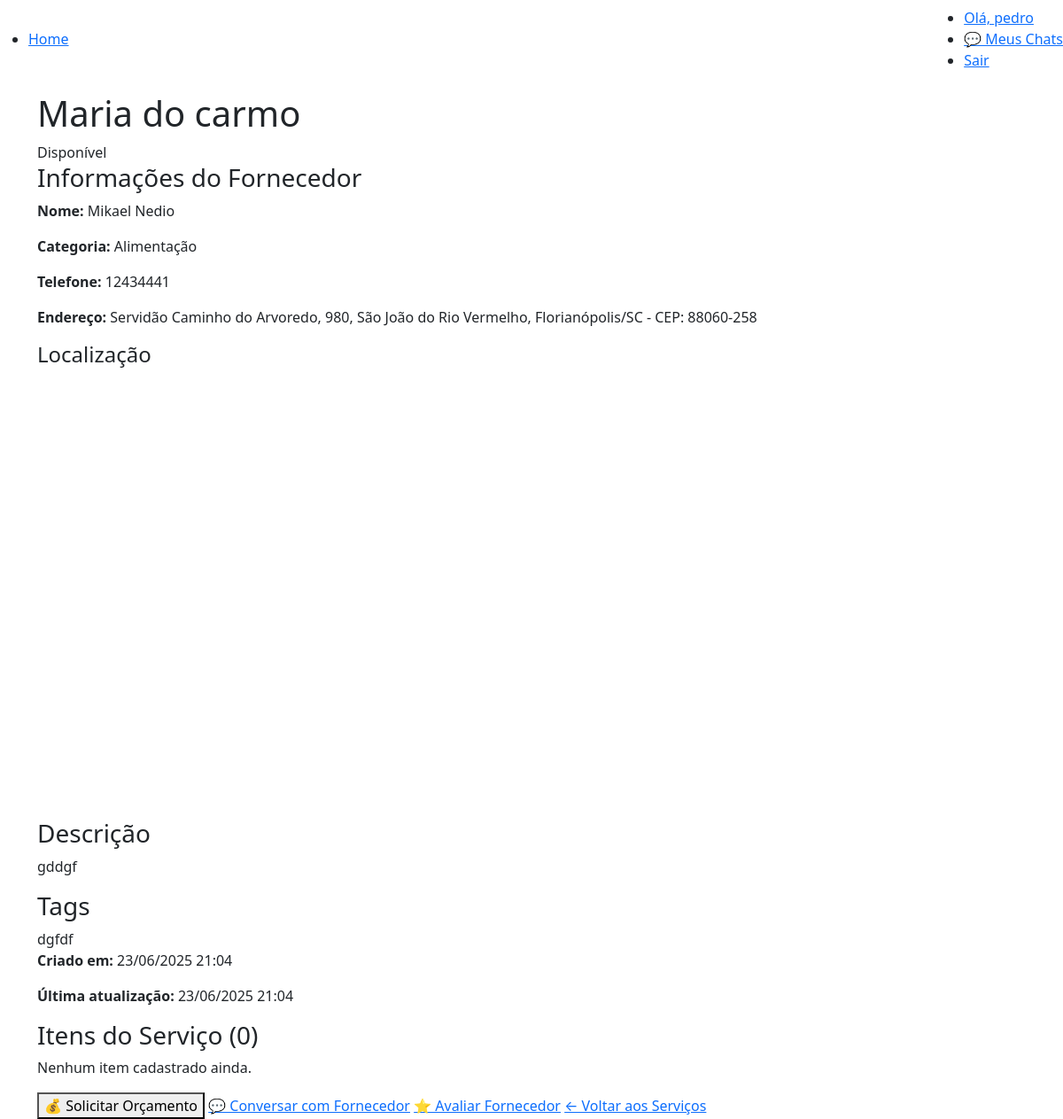
Screenshot of /servicos/visualizar/1/ (signed in) with the database file from the repository.
### servicos/models.py (models this page shows, shortened)
class Servico(models.Model):
    fornecedor = models.ForeignKey(Fornecedor, on_delete=models.CASCADE, related_name='servicos')
    nome = models.CharField(max_length=200)
    descricao = models.TextField()
    tags = models.JSONField(default=list, blank=True)
    ativo = models.BooleanField(default=True)
    data_criacao = models.DateTimeField(auto_now_add=True)
    data_atualizacao = models.DateTimeField(auto_now=True)
    class Meta:
        verbose_name = 'Serviço'
        verbose_name_plural = 'Serviços'
        ordering = ['-data_criacao']
    def get_tags_list(self):
        if isinstance(self.tags, str):
            try:
                return json.loads(self.tags)
            except:
                return []
        return self.tags or []
    @property
    def total_itens(self):
        return self.itens.count()

### usuarios/models.py (models this page shows, shortened)
class Fornecedor(models.Model):
    CATEGORIA_CHOICES = [
        ('alimentacao', 'Alimentação'),
        ('decoracao', 'Decoração'),
        ('logistica', 'Logística'),
        ('musica', 'Música e Entretenimento'),
        ('fotografia', 'Fotografia e Vídeo'),
        ('locacao', 'Locação de Equipamentos'),
        ('seguranca', 'Segurança'),
        ('outros', 'Outros'),
    ]
    user = models.OneToOneField(User, on_delete=models.CASCADE)
    cep = models.CharField(max_length=9, help_text="CEP no formato 00000-000", default='N/D')
    estado = models.CharField(max_length=2, default='N/D')
    cidade = models.CharField(max_length=100, default='N/D')
    bairro = models.CharField(max_length=100, default='N/D')
    logradouro = models.CharField(max_length=200, default='N/D')
    numero = models.CharField(max_length=10, default='N/D')
    complemento = models.CharField(max_length=100, blank=True, null=True)
    telefone = models.CharField(max_length=20, default='N/D')
    categoria = models.CharField(max_length=20, choices=CATEGORIA_CHOICES, default='outros')
    latitude = models.DecimalField(max_digits=9, decimal_places=6, null=True, blank=True)
    longitude = models.DecimalField(max_digits=9, decimal_places=6, null=True, blank=True)
    raio_cobertura = models.PositiveIntegerField(
        default=50,
        help_text="Raio de cobertura em quilômetros (0 = sem limite)"
    )
    def endereco_completo(self):
        endereco = f"{self.logradouro}"
        if self.numero and self.numero != 'N/D':
            endereco += f", {self.numero}"
        if self.complemento:
            endereco += f" - {self.complemento}"
        endereco += f", {self.bairro}, {self.cidade}/{self.estado} - CEP: {self.cep}"
        return endereco

### servicos/views.py (the view)
# urls.py: path('visualizar/<int:servico_id>/', views.visualizar_servico, name='visualizar_servico'),
@login_required
def visualizar_servico(request, servico_id):
    servico = get_object_or_404(Servico, id=servico_id)
    try:
        organizador = Organizador.objects.get(user=request.user)
    except Organizador.DoesNotExist:
        messages.error(request, 'Acesso restrito apenas para organizadores.')
        return redirect('index')
    if not servico.ativo:
        messages.error(request, 'Este serviço não está disponível.')
        return redirect('todos_servicos')
    from eventos.models import Evento
    eventos_organizador = Evento.objects.filter(idUsuario=organizador).order_by('-dataEvento')
    return render(request, 'pages/visualizar_servico.html', {
        'servico': servico,
        'organizador': organizador,
        'google_maps_api_key': settings.GOOGLE_MAPS_API_KEY,
        'eventos_organizador': eventos_organizador
    })

### servicos/templates/pages/visualizar_servico.html (shortened to what this page needs)
{% extends 'base.html' %}
{% block content %}
    <div class="container visualizar-servico-page">
        <div class="servico-header">
            <h1>{{ servico.nome }}</h1>
            <div class="servico-status">
                <span class="status ativo">Disponível</span>
            </div>
        </div>
        <div class="fornecedor-info">
            <h3>Informações do Fornecedor</h3>
            <div class="fornecedor-row">
            <div class="fornecedor-info-content">
                <p><strong>Nome:</strong> {{ servico.fornecedor.user.get_full_name|default:servico.fornecedor.user.username }}</p>
                <p><strong>Categoria:</strong> {{ servico.fornecedor.get_categoria_display }}</p>
                <p><strong>Telefone:</strong> {{ servico.fornecedor.telefone }}</p>
                <p><strong>Endereço:</strong> {{ servico.fornecedor.endereco_completo }}</p>
            </div>
            {% if servico.fornecedor.latitude and servico.fornecedor.longitude %}
            <div class="mapa-section">
                <h4>Localização</h4>
                <div id="map" style="width: 90%; height: 500px; border-radius: 8px; margin-top: 10px; margin-inline: auto;"></div>
            </div>
            {% endif %}
            </div>
        </div>
        <div class="servico-content">
            <div class="servico-info">
                <h3>Descrição</h3>
                <p>{{ servico.descricao }}</p>
            </div>
            {% if servico.tags %}
            <div class="servico-tags">
                <h3>Tags</h3>
                <div class="tags-list">
                    {% for tag in servico.get_tags_list %}
                        <span class="tag">{{ tag }}</span>
                    {% endfor %}
                </div>
            </div>
            {% endif %}
            <div class="servico-meta">
                <p><strong>Criado em:</strong> {{ servico.data_criacao|date:"d/m/Y H:i" }}</p>
                <p><strong>Última atualização:</strong> {{ servico.data_atualizacao|date:"d/m/Y H:i" }}</p>
            </div>
        </div>
        <div class="itens-section">
            <h3>Itens do Serviço ({{ servico.total_itens }})</h3>
            <div id="lista-itens" class="itens-lista">
                {% for item in servico.itens.all %}
                    <div class="item-card">
                        <div class="item-info">
                            <h4>{{ item.nome }}</h4>
                            {% if item.descricao %}
                                <p>{{ item.descricao }}</p>
                            {% endif %}
                            {% if item.imagem %}
                                <img src="{{ item.imagem.url }}" alt="{{ item.nome }}">
                            {% endif %}
                        </div>
                    </div>
                {% empty %}
                    <p class="empty-items">Nenhum item cadastrado ainda.</p>
                {% endfor %}
            </div>
        </div>
        <div class="servico-actions">
            <button class="btn-primary" id="btnSolicitarOrcamento">💰 Solicitar Orçamento</button>
            <a href="{% url 'chat_room' servico.fornecedor.user.username %}" class="btn-secondary">💬 Conversar com Fornecedor</a>
            <a href="{% url 'avaliar_fornecedor' servico.fornecedor.id %}" class="btn-secondary">⭐ Avaliar Fornecedor</a>
            <a href="{% url 'todos_servicos' %}" class="btn-secondary">← Voltar aos Serviços</a>
        </div>
    </div>
{% endblock %}

### eventos/templates/partials/navbar.html
<nav class="navbar">
    <ul class="navbar-list navbar-list-left">
        <li><a href="{% url 'index' %}">Home</a></li>
    </ul>
    <ul class="navbar-list navbar-list-right">
        <li><a href="#">Olá, {{ user.first_name }}</a></li>
        <li><a href="{% url 'chat_list' %}" class="btn-primary">💬 Meus Chats</a></li>
        <li><a href="{% url 'sair' %}">Sair</a></li>
    </ul>
</nav>

### rows the page displays
Servico: nome "Maria do carmo", fornecedor.user.get_full_name "Mikael Nedio", fornecedor.categoria "Alimentação", fornecedor.telefone "12434441", fornecedor.endereco_completo "Servidão Caminho do Arvoredo, 980, São João do Rio Vermelho, Florianópolis/SC - CEP: 88060-258", descricao "gddgf", data_criacao "23/06/2025 21:04", data_atualizacao "23/06/2025 21:04", total_itens "0"

### other values shown
{{ user.first_name }} "pedro"
{{ tag }} "dgfdf"
